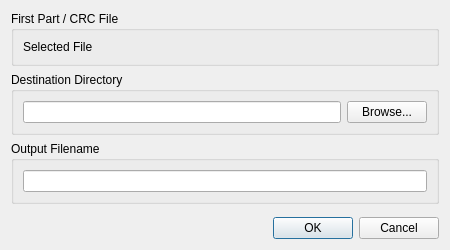
<?xml version="1.0" encoding="UTF-8"?>
<ui version="4.0">
 <class>JoinDialog</class>
 <widget class="QDialog" name="JoinDialog">
  <property name="geometry">
   <rect>
    <x>0</x>
    <y>0</y>
    <width>450</width>
    <height>250</height>
   </rect>
  </property>
  <property name="windowTitle">
   <string>Join Files</string>
  </property>
  <layout class="QVBoxLayout" name="verticalLayout">
   <item>
    <widget class="QGroupBox" name="sourceGroupBox">
     <property name="title">
      <string>First Part / CRC File</string>
     </property>
     <layout class="QHBoxLayout" name="horizontalLayout_3">
      <item>
       <widget class="QLabel" name="sourceFileLabel">
        <property name="text">
         <string>Selected File</string>
        </property>
       </widget>
      </item>
     </layout>
    </widget>
   </item>
   <item>
    <widget class="QGroupBox" name="destinationGroupBox">
     <property name="title">
      <string>Destination Directory</string>
     </property>
     <layout class="QHBoxLayout" name="horizontalLayout">
      <item>
       <widget class="QLineEdit" name="destinationEdit"/>
      </item>
      <item>
       <widget class="QPushButton" name="browseButton">
        <property name="text">
         <string>Browse...</string>
        </property>
       </widget>
      </item>
     </layout>
    </widget>
   </item>
   <item>
    <widget class="QGroupBox" name="outputGroupBox">
     <property name="title">
      <string>Output Filename</string>
     </property>
     <layout class="QHBoxLayout" name="horizontalLayout_2">
      <item>
       <widget class="QLineEdit" name="outputFilenameEdit"/>
      </item>
     </layout>
    </widget>
   </item>
   <item>
    <spacer name="verticalSpacer">
     <property name="orientation">
      <enum>Qt::Vertical</enum>
     </property>
     <property name="sizeHint" stdset="0">
      <size>
       <width>20</width>
       <height>40</height>
      </size>
     </property>
    </spacer>
   </item>
   <item>
    <widget class="QDialogButtonBox" name="buttonBox">
     <property name="orientation">
      <enum>Qt::Horizontal</enum>
     </property>
     <property name="standardButtons">
      <set>QDialogButtonBox::Cancel|QDialogButtonBox::Ok</set>
     </property>
    </widget>
   </item>
  </layout>
 </widget>
 <resources/>
 <connections>
  <connection>
   <sender>buttonBox</sender>
   <signal>accepted()</signal>
   <receiver>JoinDialog</receiver>
   <slot>accept()</slot>
   <hints>
    <hint type="sourcelabel"><x>248</x><y>254</y></hint>
    <hint type="destinationlabel"><x>157</x><y>274</y></hint>
   </hints>
  </connection>
  <connection>
   <sender>buttonBox</sender>
   <signal>rejected()</signal>
   <receiver>JoinDialog</receiver>
   <slot>reject()</slot>
   <hints>
    <hint type="sourcelabel"><x>316</x><y>260</y></hint>
    <hint type="destinationlabel"><x>286</x><y>274</y></hint>
   </hints>
  </connection>
 </connections>
</ui>
